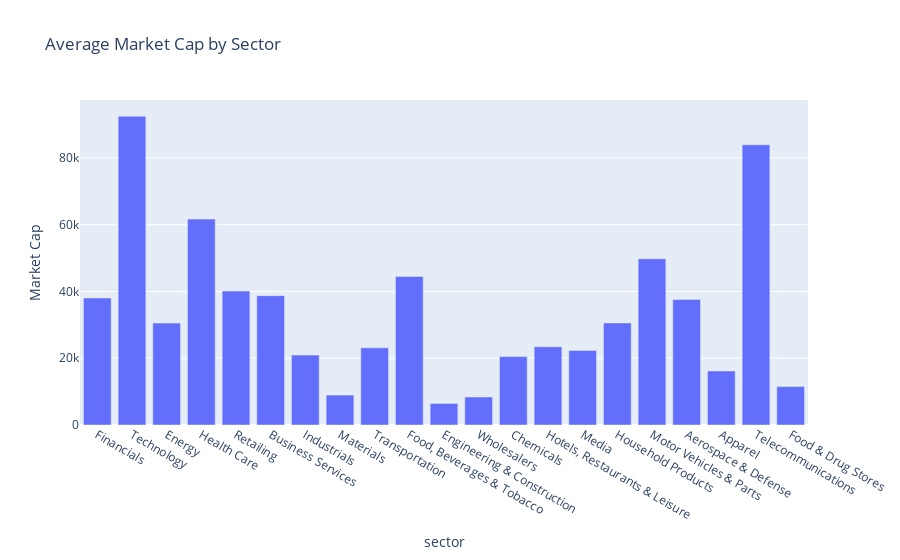

Write notebook code for a chart like this one.
### Code cell
# Plotting the average market cap by sector
fig = px.bar(sector_count, x='sector', y='Market Cap', title='Average Market Cap by Sector')
fig.show()

### Figure 1 — Plotly figure (JSON) as saved in the notebook; plotly's stock layout.template omitted (floating-point values rounded to 4 significant figures)
{"data": [{"alignmentgroup": "True", "hovertemplate": "sector=%{x}<br>Market Cap=%{y}<extra></extra>", "legendgroup": "", "marker": {"color": "#636efa", "pattern": {"shape": ""}}, "name": "", "offsetgroup": "", "orientation": "v", "showlegend": false, "textposition": "auto", "type": "bar", "x": ["Financials", "Technology", "Energy", "Health Care", "Retailing", "Business Services", "Industrials", "Materials", "Transportation", "Food, Beverages & Tobacco", "Engineering & Construction", "Wholesalers", "Chemicals", "Hotels, Restaurants & Leisure", "Media", "Household Products", "Motor Vehicles & Parts", "Aerospace & Defense", "Apparel", "Telecommunications", "Food & Drug Stores"], "xaxis": "x", "y": [38060.0, 92480.0, 30530.0, 61690.0, 40120.0, 38750.0, 20930.0, 8963.0, 23110.0, 44520.0, 6455.0, 8393.0, 20490.0, 23440.0, 22330.0, 30580.0, 49780.0, 37610.0, 16180.0, 83930.0, 11510.0], "yaxis": "y"}], "layout": {"barmode": "relative", "legend": {"tracegroupgap": 0}, "title": {"text": "Average Market Cap by Sector"}, "xaxis": {"anchor": "y", "domain": [0, 1], "title": {"text": "sector"}}, "yaxis": {"anchor": "x", "domain": [0, 1], "title": {"text": "Market Cap"}}}}
